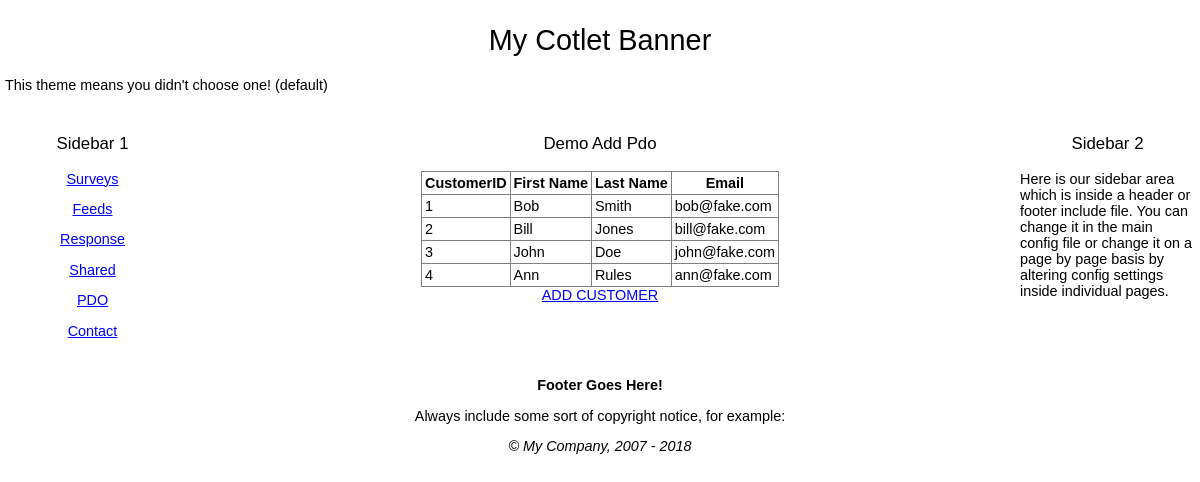
Screenshot of /demo/demo_add_pdo.php with the database file from the repository.
### tables this page shows
create table test_Customers
( CustomerID int unsigned not null auto_increment primary key,
LastName varchar(50),
FirstName varchar(50),
Email varchar(80)
);

### demo/demo_add_pdo.php (the view, shortened to what this page needs)
<?php
require '../inc_0700/config_inc.php';
if(isset($_REQUEST['act'])){$myAction = (trim($_REQUEST['act']));}else{$myAction = "";}
switch ($myAction)
{
	default:
	 	showCustomers();
}
function showCustomers()
{
	echo '<h3 align="center">' . smartTitle() . '</h3>';
	$sql = "select CustomerID,FirstName,LastName,Email from test_Customers";
	$result = mysqli_query(IDB::conn(),$sql) or die(trigger_error(mysqli_error(IDB::conn()), E_USER_ERROR));
	if (mysqli_num_rows($result) > 0)
	{
		echo '<table align="center" border="1" style="border-collapse:collapse" cellpadding="3" cellspacing="3">';
		echo '<tr>
				<th>CustomerID</th>
				<th>First Name</th>
				<th>Last Name</th>
				<th>Email</th>
			</tr>
			';
		while ($row = mysqli_fetch_assoc($result))
		{
			echo '<tr>
					<td>'
				     . (int)$row['CustomerID'] . '</td>
				    <td>' . dbOut($row['FirstName']) . '</td>
				    <td>' . dbOut($row['LastName']) . '</td>
				    <td>' . dbOut($row['Email']) . '</td>
				</tr>
				';
		}
		echo '</table>';
	}else{
      echo '<div align="center"><h3>Currently No Customers in Database.</h3></div>';
	}
	echo '<div align="center"><a href="' . THIS_PAGE . '?act=add">ADD CUSTOMER</a></div>';
}

### include/default_style.css (style rules this page uses)
body { font-size: .9em; font-family: Verdana, Geneva, Arial, Helvetica, sans-serif; padding:0; margin:0; background-color:#FFFFFF; }
td { font-family: Verdana, Geneva, Arial, Helvetica, sans-serif; }
h1, h2, h3, h4, h5, h6 { font-weight: normal; }
a { font-family:Verdana, Arial, Helvetica, sans-serif; }
a:link { color: #00f; }

### rows the page displays
test_customers: CustomerID "1", FirstName "Bob", LastName "Smith", Email "bob@fake.com"
test_customers: CustomerID "2", FirstName "Bill", LastName "Jones", Email "bill@fake.com"
test_customers: CustomerID "3", FirstName "John", LastName "Doe", Email "john@fake.com"
test_customers: CustomerID "4", FirstName "Ann", LastName "Rules", Email "ann@fake.com"

### other values shown
$config->banner "My Cotlet Banner"
$aText[0] "Surveys"
$aText[0] "Feeds"
$aText[0] "Response"
$aText[0] "Shared"
$aText[0] "PDO"
$aText[0] "Contact"
smartTitle() "Demo Add Pdo"
